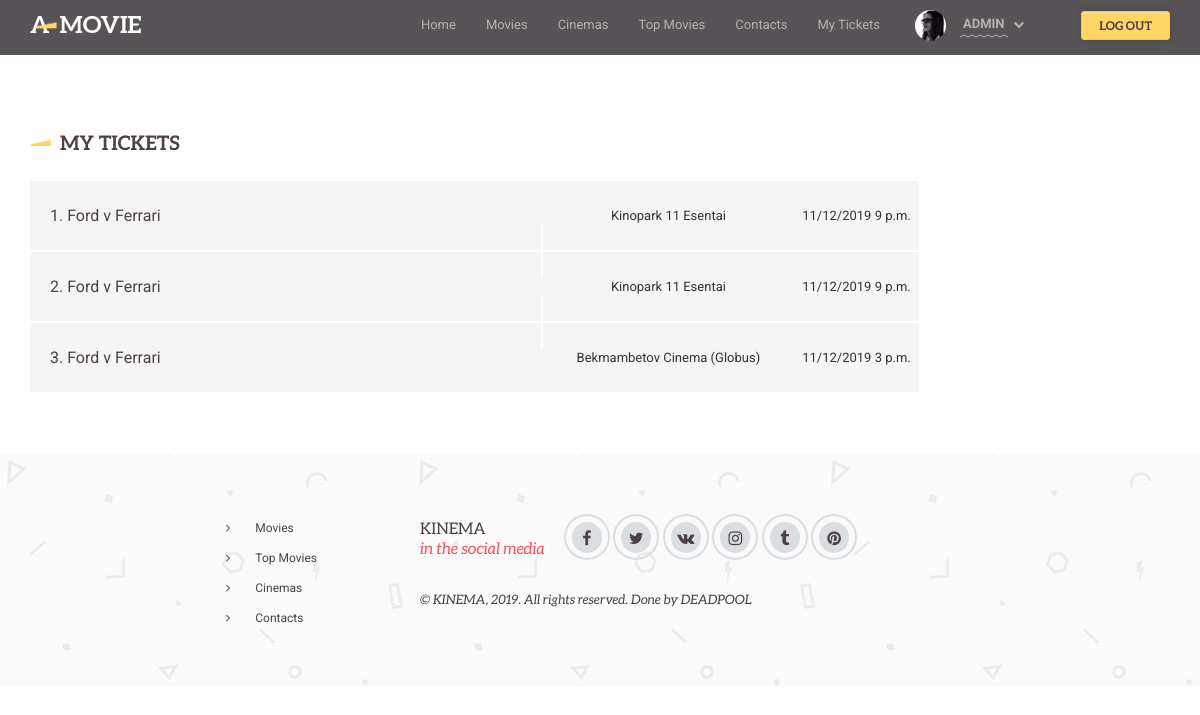
Screenshot of /tickets/ (signed in) with the database file from the repository.
### kinema/models.py (models this page shows, shortened)
class Ticket(models.Model):
    user = models.ForeignKey(User, verbose_name="Buyer", related_name="user_t", on_delete=models.CASCADE)
    cinema = models.ForeignKey(Cinema, verbose_name="Cinema", related_name="cinema_t", on_delete=models.CASCADE)
    movie = models.ForeignKey(Movie, verbose_name="Movie", related_name="movie_t", on_delete=models.CASCADE)
    date = models.CharField(verbose_name="Date", max_length=20, default="0")
    time = models.CharField(verbose_name="Time", max_length=20, default="0")
    count = models.PositiveIntegerField(verbose_name="Count of Tickets")
    count_10 = models.PositiveIntegerField(verbose_name="Count of $10 Tickets")
    count_20 = models.PositiveIntegerField(verbose_name="Count of $20 Tickets")
    count_30 = models.PositiveIntegerField(verbose_name="Count of $30 Tickets")
    cost = models.PositiveIntegerField(verbose_name="Price of all Tickets")
    sits = models.CharField(max_length=200, verbose_name="Sits of Ticket")
    mail = models.CharField(max_length=200, verbose_name="Mail")
    phone = models.CharField(max_length=15, verbose_name="Phone")
    class Meta:
        ordering = ['id']
        verbose_name = "Ticket"
        verbose_name_plural = "Tickets"

class Movie(models.Model):
    name = models.CharField(max_length=75, db_index=True, verbose_name="Name", default="Movie Name")
    duration = models.DurationField(default=timedelta(), verbose_name="Duration")
    countries = models.ManyToManyField(Country, verbose_name="Countries")
    year = models.ForeignKey(Year, on_delete=models.CASCADE, verbose_name="Year")
    categories = models.ManyToManyField(Category, verbose_name="Categories")
    releas_date = models.DateTimeField(verbose_name="Release Date")
    director = models.ForeignKey(Director, verbose_name="Director", on_delete=models.CASCADE)
    actors = models.ManyToManyField(Actor, verbose_name="Actors")
    age_restrict = models.PositiveIntegerField(verbose_name="Age Restriction",  default=0)
    box_office = models.PositiveIntegerField(verbose_name="Box Office", default=1000)
    plot = models.TextField(verbose_name="The Plot", default="This is the plot of Movie")
    link_trailer = models.URLField(verbose_name="Link to Trailer", default="https://www.youtube.com/watch?v=hHW1oY26kxQ")
    link_poster = models.URLField(verbose_name="Link to Poster", default="https://www.quantabiodesign.com/wp-content/uploads/No-Photo-Available.jpg")
    class Meta:
        ordering = ['name']
        index_together = [
            ['id', 'name']
        ]
        verbose_name = "Movie"
        verbose_name_plural = "Movies"

class Cinema(models.Model):
    name = models.CharField(max_length=75, db_index=True, verbose_name="Name", default="Cinema Name")
    address = models.CharField(max_length=75, verbose_name="Adress", default="Address")
    phone = models.CharField(max_length=75, verbose_name="Phone", default="Phone")
    website = models.URLField(verbose_name="Link to Cinema Site", default="http://www.kinopark.kz/ru")
    class Meta:
        ordering = ['name']
        verbose_name = "Cinema"
        verbose_name_plural = "Cinemas"

### kinema/views.py (the view)
# urls.py: path('tickets/', views.Tickets, name='Tickets'),
def Tickets(request):
    tickets = Ticket.objects.filter(user=request.user)
    return render(request, 'kinema/tickets.html', {'tickets': tickets})

### kinema/templates/kinema/tickets.html (shortened to what this page needs)
{% extends 'kinema/wrapper.html' %}
{% load static %}
{% block content %}
<section class="container" style="margin-top: 75">
    <div class="col-sm-12">
        <div class="row">
            <div class="col-sm-12">
                <h2 class="page-heading">My Tickets</h2>
                <div class="rates-wrapper rates--full">
                    <table>
                        <colgroup class="col-width-lg">
                        <colgroup class="col-width">
                        <colgroup class="col-width-sm">
                        <colgroup class="col-width">
                        {% for m in tickets%}
                        <tr class="rates">
                            <td class="rates__obj"><a href="/ticket/{{m.id}}" class="rates__obj-name">{{forloop.counter}}. {{m.movie.name}}</a></td>
                            <td class="rates__vote">{{m.cinema.name}}</td>
                            <td class="rates__vote">{{m.date}} {{m.time}}</td>
                        </tr>
                        {%endfor%}
                    </table>
                </div>
            </div>
        </div>
    </div>
</section>
{% endblock %}

### kinema/templates/kinema/wrapper.html (shortened to what this page needs)
{% load static%}
<html>
<head>
        <link href="{% static "netdna.bootstrapcdn.com/font-awesome/4.0.3/css/font-awesome.css" %}" rel="stylesheet">
        <link href="{% static "css/gozha-nav.css" %}" rel="stylesheet" />
        <link href="{% static "css/external/jquery.selectbox.css" %}" rel="stylesheet" />
        <link href="/static/css/external/idangerous.swiper.css" rel="stylesheet" />
        <link href="/static/css/external/magnific-popup.css" rel="stylesheet" />
        <link rel="stylesheet" type="text/css" href="{% static "rs-plugin/css/settings.css" %}" media="screen" />
        <link href="{% static "css/style3860.css" %}" rel="stylesheet" />
</head>
<body>
    <div class="wrapper">
        <header class="header-wrapper header-wrapper--home">
            <div class="container">
                <a href='/' class="logo">
                    <img alt='logo' src="{% static "images/logo.png" %}">
                </a>
                <nav id="navigation-box">
                    <ul id="navigation">
                        <li><a href="/">Home</a></li>
                        <li><a href="/movies">Movies</a></li>
                        <li><a href="/cinemas">Cinemas</a></li>
                        <li><a href="/top-movies">Top Movies</a></li>
                        <li><a href="/contacts">Contacts</a></li>
                        <li><a href="/tickets">My Tickets</a></li>
                    </ul>
                </nav>
                <div class="control-panel">
                  {% if not request.user.is_authenticated %}
                    <a href="/auth/" class="btn btn--sign login-window">Sign in</a>
                    <a href="/reg/" class="btn btn-md btn--warning btn--book login-window">Sign Up</a>
                  {%else%}
                    <div class="auth auth--home">
                      <div class="auth__show">
                        <span class="auth__image">
                          <img alt="" src="/static/images/client-photo/auth.png">
                        </span>
                      </div>
                      <a class="btn btn--sign btn--singin">
                          {{request.user.username}}
                      </a>
                    </div>
                    <a href="/logout/" class="btn btn-md btn--warning btn--book btn-control--home login-window">Log Out</a>
                  {%endif%}
                </div>
            </div>
        </header>
        {% block content %}{% endblock %}
        <footer class="footer-wrapper">
            <section class="container">
                <div class="col-xs-4 col-md-2 footer-nav">
                </div>
                <div class="col-xs-4 col-md-2 footer-nav">
                    <ul class="nav-link">
                        <li><a href="/movies" class="nav-link__item">Movies</a></li>
                        <li><a href="/top-movies" class="nav-link__item">Top Movies</a></li>
                        <li><a href="/cinemas" class="nav-link__item">Cinemas</a></li>
                        <li><a href="/contacts" class="nav-link__item">Contacts</a></li>
                    </ul>
                </div>
                <div class="col-xs-12 col-md-6">
                    <div class="footer-info">
                        <p class="heading-special--small">KINEMA<br><span class="title-edition">in the social media</span></p>
                        <div class="social">
                            <a href='#' class="social__variant fa fa-facebook"></a>
                            <a href='#' class="social__variant fa fa-twitter"></a>
                            <a href='#' class="social__variant fa fa-vk"></a>
                            <a href='#' class="social__variant fa fa-instagram"></a>
                            <a href='#' class="social__variant fa fa-tumblr"></a>
                            <a href='#' class="social__variant fa fa-pinterest"></a>
                        </div>
                        <p class="copy">&copy; KINEMA, 2019. All rights reserved. Done by DEADPOOL</p>
                    </div>
                </div>
            </section>
        </footer>
      </div>
</body>
</html>

### kinema/static/css/gozha-nav.css (style rules this page uses)
body { font-family:Helvetica, sans-serif; }
#navigation-box { margin: 50px 0px 20px; padding: 10px; background-color:#212c43; min-height:60px; }
ul#navigation { float: right; min-width:200px; }
ul#navigation li { position: relative; padding: 4px; border-bottom: 1px solid #1b253b; }
ul#navigation li:last-child { border: none; }
ul#navigation > li { padding: 0; float: left; line-height: 36px; min-height: 36px; border: none; display: block; }
ul#navigation a { color: #fff; text-decoration: none; display: block; padding: 7px 0 8px; }
@media (min-width: 993px) { ul#navigation > li { padding: 0 15px; } }
@media (min-width: 993px) { ul#navigation li { border: none; } }
ul { list-style: none; margin: 0; padding: 0; }

### rows the page displays
Ticket: movie.name "Ford v Ferrari", cinema.name "Kinopark 11 Esentai", date "11/12/2019", time "9 p.m."
Ticket: movie.name "Ford v Ferrari", cinema.name "Kinopark 11 Esentai", date "11/12/2019", time "9 p.m."
Ticket: movie.name "Ford v Ferrari", cinema.name "Bekmambetov Cinema (Globus)", date "11/12/2019", time "3 p.m."

### other values shown
{{ request.user.username }} "ADMIN"
